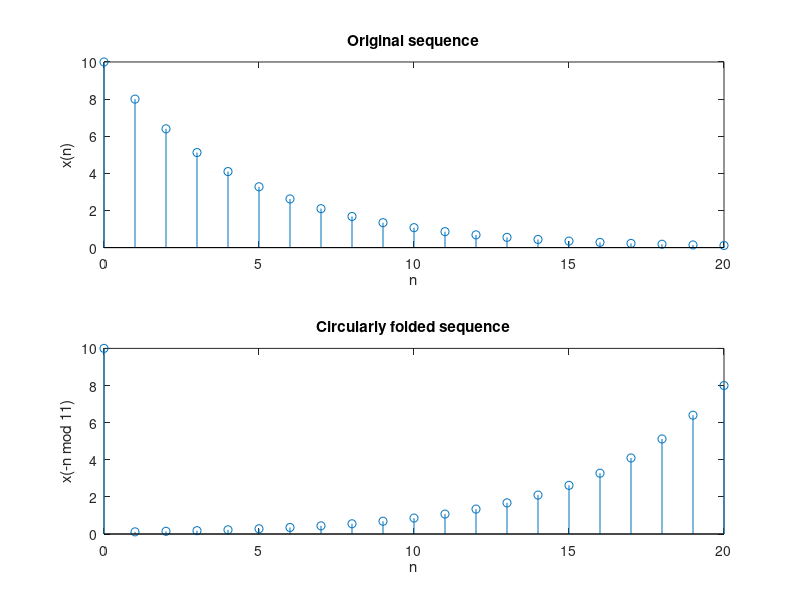
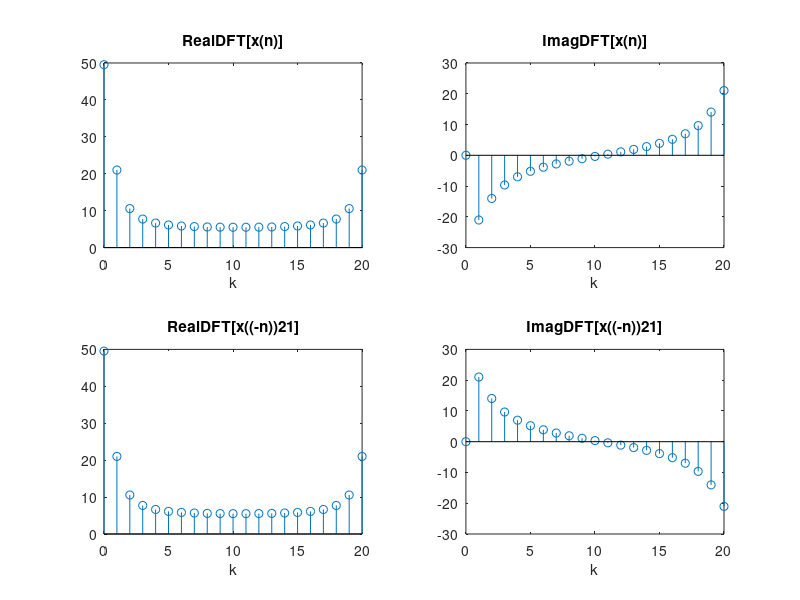

These figures' MATLAB source, in order:
% Chapter 05: Example 05.09: Circular symmetry property

%

clc
clear all
close all


% a) plot x((-n))N

n=[0:1:20];
N=length(n);
x=10*(0.8).^n;  


y = x(mod(-n,N)+1)

figure, subplot(2,1,1); stem(n,x); title('Original sequence')

xlabel('n'); ylabel('x(n)'); 

subplot(2,1,2); stem(n,y); title('Circularly folded sequence')

xlabel('n'); ylabel('x(-n mod 11)'); 


%

% b) verify property

X = fft(x,N); Y = fft(y,N);

figure, subplot(2,2,1); stem(n,real(X)); 

title('Real{DFT[x(n)]}'); xlabel('k');

subplot(2,2,2); stem(n,imag(X)); 

title('Imag{DFT[x(n)]}'); xlabel('k');

subplot(2,2,3); stem(n,real(Y)); 

title('Real{DFT[x((-n))21]}'); xlabel('k');

subplot(2,2,4); stem(n,imag(Y));

title('Imag{DFT[x((-n))21]}'); xlabel('k');
